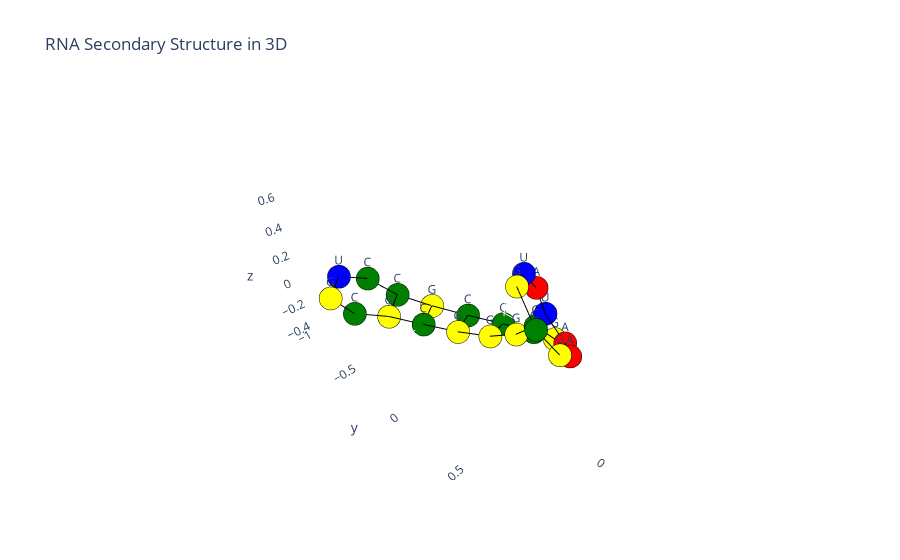

Notebook code cell kept with this figure:
### Markdown cell above
Run the program on one of the test/reference sequences below. You can change the values for reference, limit, and vizualize variables.

### Code cell
reference = 0 # Test/reference sequences from RNA Central and RFam database (0-7)
limit = 5000000 # Limit on the number of optimal solutions to return (smaller numbers run faster and won't crash due to memory usage)
visualize = True # Visualize the best predicted structure or not

print("ID:", ids[reference])
multi_nussinov(sequences[reference], structures[reference], limit, visualize)

### Figure 1 — Plotly figure (JSON) as saved in the notebook; plotly's stock layout.template omitted (floating-point values rounded to 4 significant figures)
{"data": [{"hoverinfo": "none", "line": {"color": "black", "width": 2}, "mode": "lines", "type": "scatter3d", "x": [0.2198, 0.3857, null, 0.2198, 0.06064, null, 0.3857, 0.4321, null, 0.4321, 0.3177, null, 0.3177, 0.1369, null, 0.1369, -0.05663, null, -0.05663, -0.2226, null, -0.05663, -0.06552, null, -0.2226, -0.3389, null, -0.2226, -0.1706, null, -0.3389, -0.3679, null, -0.3389, -0.2312, null, -0.3679, -0.3095, null, -0.3679, -0.2442, null, -0.3095, -0.1951, null, -0.3095, -0.1901, null, -0.1951, -0.05054, null, -0.1951, -0.08057, null, -0.05054, 0.07068, null, -0.05054, 0.07007, null, 0.07068, 0.2354, null, 0.2354, 0.3431, null, 0.3431, 0.2512, null, 0.2512, 0.07007, null, 0.07007, -0.08057, null, -0.08057, -0.1901, null, -0.1901, -0.2442, null, -0.2442, -0.2312, null, -0.2312, -0.1706, null, -0.1706, -0.06552, null, -0.06552, 0.06064, null], "y": [0.5356, 0.6226, null, 0.5356, 0.5056, null, 0.6226, 0.7608, null, 0.7608, 0.8164, null, 0.8164, 0.7745, null, 0.7745, 0.642, null, 0.642, 0.4921, null, 0.642, 0.4992, null, 0.4921, 0.2786, null, 0.4921, 0.3877, null, 0.2786, 0.01651, null, 0.2786, 0.2224, null, 0.01651, -0.2555, null, 0.01651, 0.009205, null, -0.2555, -0.5058, null, -0.2555, -0.2372, null, -0.5058, -0.7152, null, -0.5058, -0.4759, null, -0.7152, -0.8922, null, -0.7152, -0.6772, null, -0.8922, -1, null, -1, -0.9708, null, -0.9708, -0.8333, null, -0.8333, -0.6772, null, -0.6772, -0.4759, null, -0.4759, -0.2372, null, -0.2372, 0.009205, null, 0.009205, 0.2224, null, 0.2224, 0.3877, null, 0.3877, 0.4992, null, 0.4992, 0.5056, null], "z": [0.6497, 0.7082, null, 0.6497, 0.4836, null, 0.7082, 0.6015, null, 0.6015, 0.4337, null, 0.4337, 0.278, null, 0.278, 0.1501, null, 0.1501, -0.01812, null, 0.1501, 0.2565, null, -0.01812, -0.1662, null, -0.01812, 0.04585, null, -0.1662, -0.2693, null, -0.1662, -0.1534, null, -0.2693, -0.3153, null, -0.2693, -0.3084, null, -0.3153, -0.3033, null, -0.3153, -0.3855, null, -0.3033, -0.2367, null, -0.3033, -0.394, null, -0.2367, -0.1218, null, -0.2367, -0.3496, null, -0.1218, -0.0787, null, -0.0787, -0.1977, null, -0.1977, -0.3092, null, -0.3092, -0.3496, null, -0.3496, -0.394, null, -0.394, -0.3855, null, -0.3855, -0.3084, null, -0.3084, -0.1534, null, -0.1534, 0.04585, null, 0.04585, 0.2565, null, 0.2565, 0.4836, null]}, {"hoverinfo": "text", "marker": {"color": ["blue", "yellow", "green", "yellow", "red", "red", "yellow", "green", "green", "green", "yellow", "green", "green", "blue", "yellow", "green", "yellow", "green", "yellow", "yellow", "yellow", "green", "blue", "red"], "line": {"color": "black", "width": 1}, "size": 8}, "mode": "markers+text", "text": ["U", "G", "C", "G", "A", "A", "G", "C", "C", "C", "G", "C", "C", "U", "G", "C", "G", "C", "G", "G", "G", "C", "U", "A"], "textposition": "top center", "type": "scatter3d", "x": [0.2198, 0.3857, 0.4321, 0.3177, 0.1369, -0.05663, -0.2226, -0.3389, -0.3679, -0.3095, -0.1951, -0.05054, 0.07068, 0.2354, 0.3431, 0.2512, 0.07007, -0.08057, -0.1901, -0.2442, -0.2312, -0.1706, -0.06552, 0.06064], "y": [0.5356, 0.6226, 0.7608, 0.8164, 0.7745, 0.642, 0.4921, 0.2786, 0.01651, -0.2555, -0.5058, -0.7152, -0.8922, -1, -0.9708, -0.8333, -0.6772, -0.4759, -0.2372, 0.009205, 0.2224, 0.3877, 0.4992, 0.5056], "z": [0.6497, 0.7082, 0.6015, 0.4337, 0.278, 0.1501, -0.01812, -0.1662, -0.2693, -0.3153, -0.3033, -0.2367, -0.1218, -0.0787, -0.1977, -0.3092, -0.3496, -0.394, -0.3855, -0.3084, -0.1534, 0.04585, 0.2565, 0.4836]}], "layout": {"scene": {"xaxis": {"showbackground": false}, "yaxis": {"showbackground": false}, "zaxis": {"showbackground": false}}, "showlegend": false, "title": {"text": "RNA Secondary Structure in 3D"}}}
